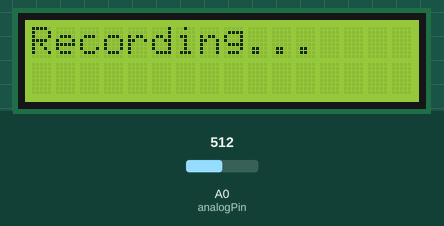
This sketch was run on a simulated Arduino Uno, built with avr-gcc and run on an emulated ATmega328P. On the bench: 16×2 character LCD. The inputs (shaded band) are chosen by the test bench; at power-on: A0 (analogPin) = 512. At 20.1 s the program stops and its outputs stay as they are.

Above: at 0.1 s.
At 20.2 s:
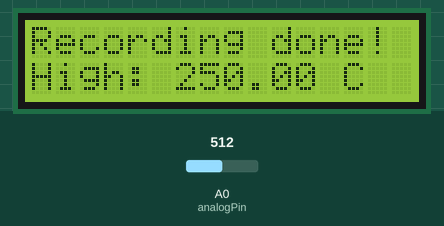

The sketch:

Lcd.proj.ino
```cpp
#include <LiquidCrystal.h>

const int analogPin = A0;
const int numReadings = 10;
int readings[numReadings];
int index = 0;
float highestTemp = -999;
float lowestTemp = 999;

LiquidCrystal lcd(12, 11, 5, 4, 3, 2);

void setup() {
  lcd.begin(16, 2);
  lcd.print("Recording...");


  for (int i = 0; i < numReadings; i++) {
    readings[i] = 0;
  }

  delay(10000);
}

void loop() {

  delay(1000);


  readings[index] = analogRead(analogPin);


  float currentTemp = readings[index] * 5.0 / 1024 * 100;


  if (currentTemp > highestTemp) {
    highestTemp = currentTemp;
  }

  if (currentTemp < lowestTemp) {
    lowestTemp = currentTemp;
  }

  index++;


  lcd.clear();
  lcd.setCursor(0, 0);
  lcd.print("Recording...");


  if (index == numReadings) {
    lcd.clear();
    lcd.setCursor(0, 0);
    lcd.print("Recording done!");

    lcd.setCursor(0, 1);
    lcd.print("High: ");
    lcd.print(highestTemp);
    lcd.print(" C   Low: ");
    lcd.print(lowestTemp);
    lcd.print(" C    ");


    while (1);
  }
}
```
